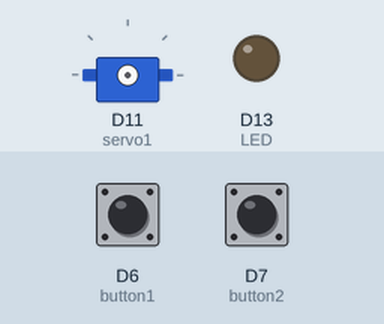
Simulated run of this program. Board: Arduino board driven over Firmata from a computer. Parts: servo, output pins drawn as LEDs (lit = HIGH). The test bench sets the inputs (shaded band); at power-on: D6 (button1) LOW, D7 (button2) LOW.

Above: at 0.1 s.
At 5.2 s:
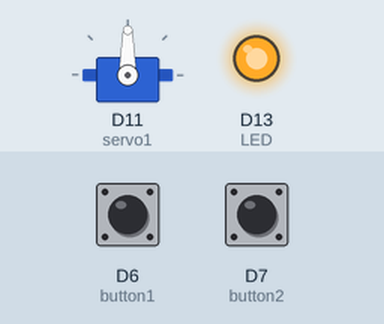
Timing chart, 0 to 6.7 s (numbered marks = the images above):
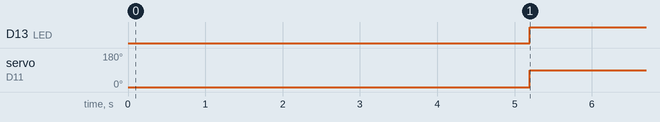

Measured:
- by itself, D13 (LED): LOW → HIGH at 5.2 s
- by itself, servo on D11 (servo1): 0° → 90° at 5.2 s

The program:

EX7_5.py
```python
import pyfirmata
from time import sleep
board = pyfirmata.Arduino("/dev/ttyACM0")
button1 = board.get_pin("d:6:i")
button2 = board.get_pin("d:7:i")
LED = board.get_pin("d:13:o")
servo1 = board.get_pin("d:11:s")
it = pyfirmata.util.Iterator(board)
it.start()
debounce1 = 0
debounce2 = 0
maxDebounce = 500
try:
    while True:
        if button1.read() == 0:
            if debounce1 > maxDebounce:
                debounce1 = 0
                servo1.write(90)
                LED.write(True)
                sleep(0.5)
                while button1.read() == 0:
                    pass
            else:
                debounce1 += 1
        if button2.read() == 0:
            if debounce2 > maxDebounce:
                debounce2 = 0
                servo1.write(0)
                LED.write(False)
                sleep(0.5)
                while button2.read() == 0:
                    pass
            else:
                debounce2 += 1
except KeyboardInterrupt:
    board.exit()
    print('Exit')
finally:
    print('Bye')
```
